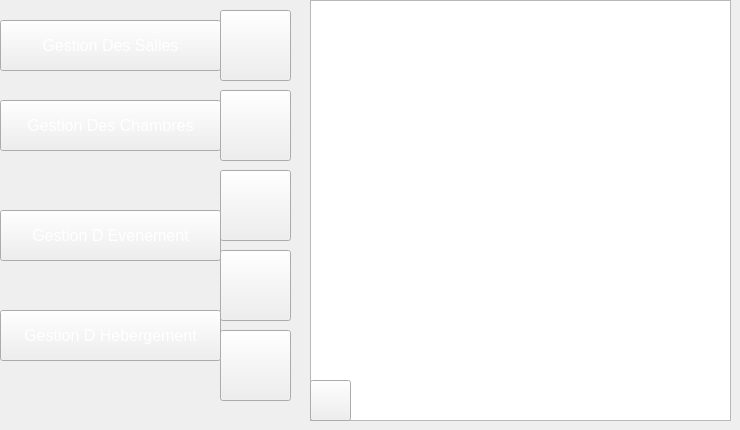
    <widget class="QWidget" name="page_49">
     <widget class="QPushButton" name="pushButton_418">
      <property name="geometry">
       <rect>
        <x>220</x>
        <y>90</y>
        <width>71</width>
        <height>71</height>
       </rect>
      </property>
      <property name="styleSheet">
       <string notr="true">image: url(:/img/icon-modif2 (1).png);</string>
      </property>
      <property name="text">
       <string/>
      </property>
     </widget>
     <widget class="QPushButton" name="pushButton_419">
      <property name="geometry">
       <rect>
        <x>220</x>
        <y>170</y>
        <width>71</width>
        <height>71</height>
       </rect>
      </property>
      <property name="styleSheet">
       <string notr="true">image: url(:/img/icon-supp2 (1).png);</string>
      </property>
      <property name="text">
       <string/>
      </property>
     </widget>
     <widget class="QPushButton" name="pushButton_420">
      <property name="geometry">
       <rect>
        <x>0</x>
        <y>100</y>
        <width>221</width>
        <height>51</height>
       </rect>
      </property>
      <property name="font">
       <font>
        <pointsize>12</pointsize>
       </font>
      </property>
      <property name="styleSheet">
       <string notr="true">color: rgb(255, 255, 255);
</string>
      </property>
      <property name="text">
       <string>Gestion Des Chambres</string>
      </property>
     </widget>
     <widget class="QPushButton" name="pushButton_422">
      <property name="geometry">
       <rect>
        <x>0</x>
        <y>210</y>
        <width>221</width>
        <height>51</height>
       </rect>
      </property>
      <property name="font">
       <font>
        <pointsize>12</pointsize>
       </font>
      </property>
      <property name="styleSheet">
       <string notr="true">color: rgb(255, 255, 255);
</string>
      </property>
      <property name="text">
       <string>Gestion D Evenement</string>
      </property>
     </widget>
     <widget class="QPushButton" name="pushButton_423">
      <property name="geometry">
       <rect>
        <x>310</x>
        <y>380</y>
        <width>41</width>
        <height>41</height>
       </rect>
      </property>
      <property name="styleSheet">
       <string notr="true">image: url(:/img/icon-class.png);
</string>
      </property>
      <property name="text">
       <string/>
      </property>
     </widget>
     <widget class="QTableView" name="tabsalle">
      <property name="geometry">
       <rect>
        <x>310</x>
        <y>0</y>
        <width>421</width>
        <height>421</height>
       </rect>
      </property>
      <property name="styleSheet">
       <string notr="true">background-image: url(:/new/prefix1/img/back.png);</string>
      </property>
     </widget>
     <widget class="QPushButton" name="pushButton_424">
      <property name="geometry">
       <rect>
        <x>220</x>
        <y>10</y>
        <width>71</width>
        <height>71</height>
       </rect>
      </property>
      <property name="styleSheet">
       <string notr="true">

image: url(:/img/icon-ajout2.png);</string>
      </property>
      <property name="text">
       <string/>
      </property>
     </widget>
     <widget class="QPushButton" name="pushButton_425">
      <property name="geometry">
       <rect>
        <x>220</x>
        <y>250</y>
        <width>71</width>
        <height>71</height>
       </rect>
      </property>
      <property name="styleSheet">
       <string notr="true">image: url(:/img/icon-afficher2.png);</string>
      </property>
      <property name="text">
       <string/>
      </property>
     </widget>
     <widget class="QPushButton" name="pushButton_426">
      <property name="geometry">
       <rect>
        <x>220</x>
        <y>330</y>
        <width>71</width>
        <height>71</height>
       </rect>
      </property>
      <property name="styleSheet">
       <string notr="true">image: url(:/img/8774.png);
image: url(:/img/8774.png);
image: url(:/img/8774.png);</string>
      </property>
      <property name="text">
       <string/>
      </property>
     </widget>
     <widget class="QPushButton" name="pushButton_438">
      <property name="geometry">
       <rect>
        <x>0</x>
        <y>20</y>
        <width>221</width>
        <height>51</height>
       </rect>
      </property>
      <property name="font">
       <font>
        <pointsize>12</pointsize>
       </font>
      </property>
      <property name="styleSheet">
       <string notr="true">color: rgb(255, 255, 255);
background-image: url(:/img/selected2.png);
</string>
      </property>
      <property name="text">
       <string>Gestion Des Salles</string>
      </property>
     </widget>
     <widget class="QPushButton" name="pushButton_421">
      <property name="geometry">
       <rect>
        <x>0</x>
        <y>310</y>
        <width>221</width>
        <height>51</height>
       </rect>
      </property>
      <property name="font">
       <font>
        <pointsize>12</pointsize>
       </font>
      </property>
      <property name="styleSheet">
       <string notr="true">color: rgb(255, 255, 255);
</string>
      </property>
      <property name="text">
       <string>Gestion D Hebergement</string>
      </property>
     </widget>
     <widget class="QPushButton" name="pushButton_112">
      <property name="geometry">
       <rect>
        <x>310</x>
        <y>380</y>
        <width>41</width>
        <height>41</height>
       </rect>
      </property>
      <property name="styleSheet">
       <string notr="true">image: url(:/img/icon-class.png);
</string>
      </property>
      <property name="text">
       <string/>
      </property>
     </widget>
    </widget>
